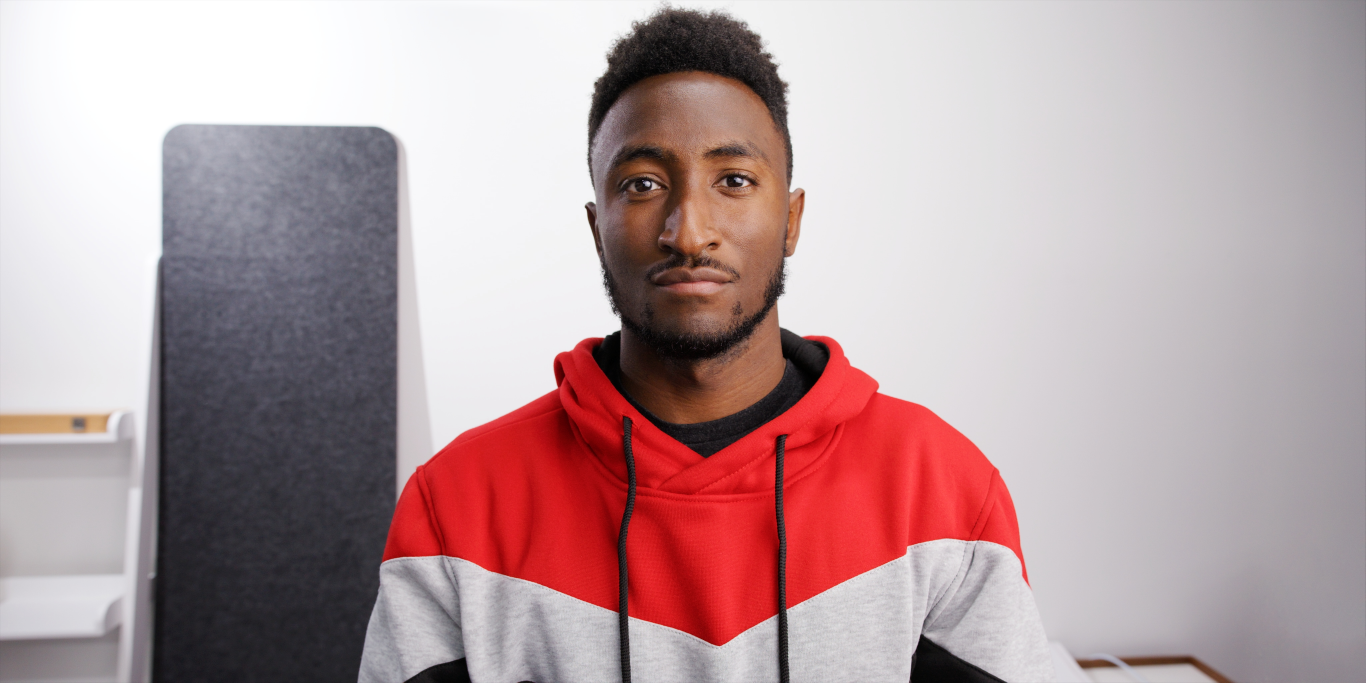
#> input picture assets/mkbhd.jpg, 4096 x 2048 px (shown at 1/3 size)
$ python prep_image.py
#> lines starting #> are read from the running program, lines starting #| are printed output that depends on the picture
from pathlib import Path
from PIL import Image

# Load image
img = Image.open('assets/mkbhd.jpg')
#> img is the input picture: PIL image 4096x2048 RGB; mean R, G, B 182.2, 157.3, 160.1
print(f'Original: {img.size} {img.mode}')
#| Original: (4096, 2048) RGB

# Ensure RGB
if img.mode != 'RGB':
    img = img.convert('RGB')

# Resize if too large
max_size = 512
if max(img.size) > max_size:
    ratio = max_size / max(img.size)
#> ratio = 0.125
    new_size = (int(img.width * ratio), int(img.height * ratio))
#> new_size = (512, 256)
    img = img.resize(new_size, Image.Resampling.LANCZOS)
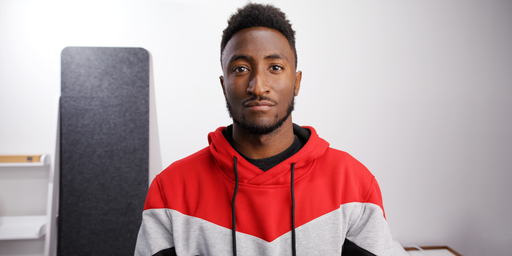
#> img: PIL image 512x256 RGB; mean R, G, B 182.3, 157.3, 160.1
    print(f'Resized: {img.size}')
#| Resized: (512, 256)

# Save
img.save('assets/mkbhd_512.jpg', quality=95)
print('Saved: assets/mkbhd_512.jpg')
